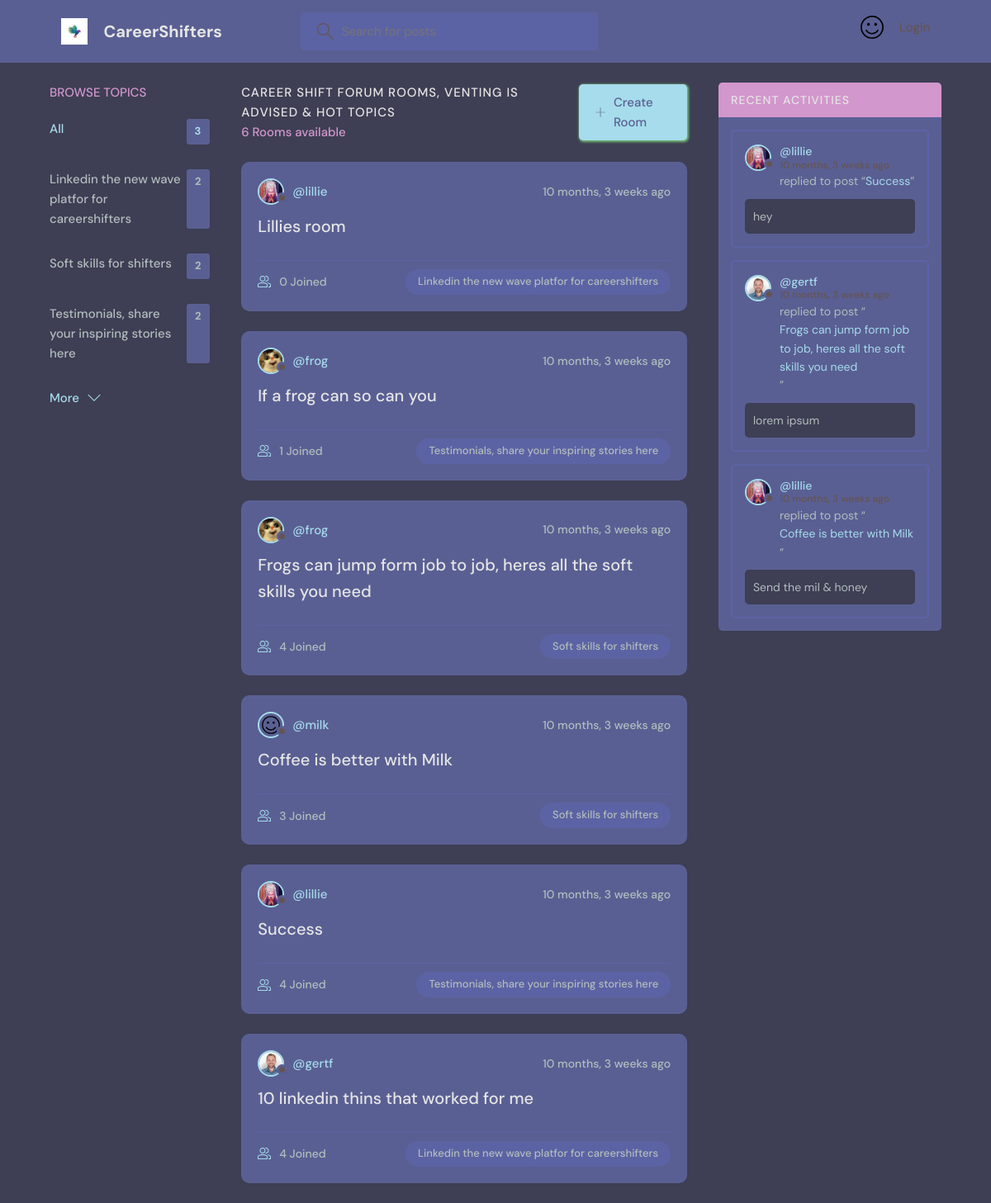
The app's page /, older data.
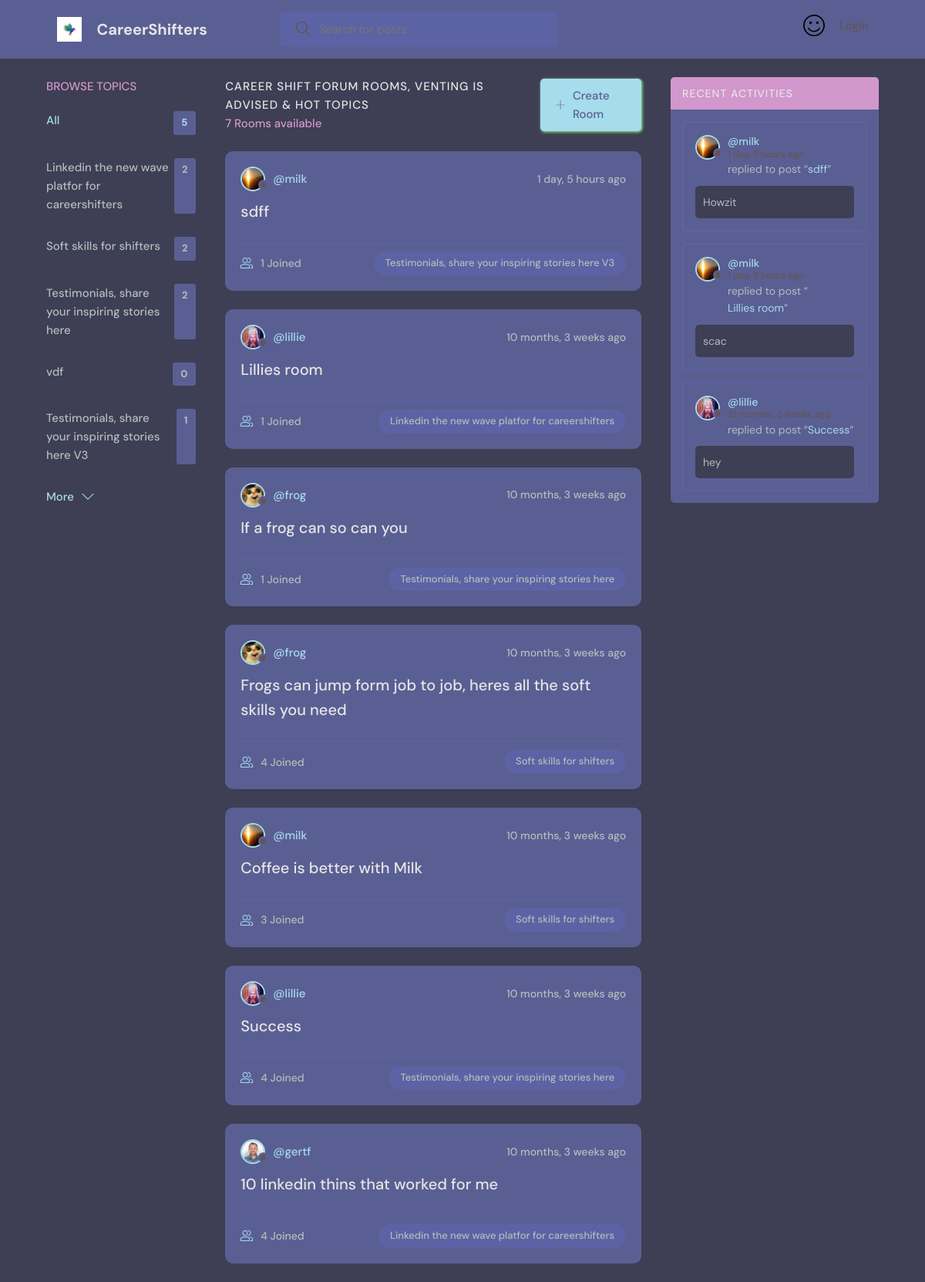
The same page, newer data.
### base/models.py (models this page shows, shortened)
class Topic(models.Model):
    name = models.CharField(max_length=200)

class Room(models.Model):
    host = models.ForeignKey(User, on_delete=models.SET_NULL, null=True)
    topic = models.ForeignKey(Topic, on_delete=models.SET_NULL, null=True)
    name = models.CharField(max_length=200)
    description = models.TextField(null=True, blank=True)
    participants = models.ManyToManyField(
        User, related_name='participants', blank=True)
    updated = models.DateTimeField(auto_now=True)
    created = models.DateTimeField(auto_now_add=True)
    class Meta:
        ordering = ['-updated', '-created']
    def __str__(self):
        return self.name

class User(AbstractUser):
    name = models.CharField(max_length=200, null=True)
    email = models.EmailField(unique=True, null=True)
    bio = models.TextField(null=True)
    avatar = models.ImageField(null=True, default="avatar.svg")
    USERNAME_FIELD = 'email'
    EMAIL_FIELD = 'email'
    REQUIRED_FIELDS =  ['username'] # added username, for super user

class Message(models.Model):
    user = models.ForeignKey(User, on_delete=models.CASCADE)
    room = models.ForeignKey(Room, on_delete=models.CASCADE)
    body = models.TextField()
    updated = models.DateTimeField(auto_now=True)
    created = models.DateTimeField(auto_now_add=True)
    class Meta:
        ordering = ['-updated', '-created']

### base/views.py (the view)
# urls.py: path('', views.home, name="home"), # Homepage
def home(request):
    q = request.GET.get('q') if request.GET.get('q') != None else ''
    rooms = Room.objects.filter(
        Q(topic__name__icontains=q) |
        Q(name__icontains=q) |
        Q(description__icontains=q)
    )
    topics = Topic.objects.all()[0:5]
    room_count = rooms.count()
    room_messages = Message.objects.filter(
        Q(room__topic__name__icontains=q))[0:3]
    context = {'rooms': rooms, 'topics': topics,
               'room_count': room_count, 'room_messages': room_messages}
    return render(request, 'base/home.html', context)

### base/templates/base/home.html (shortened to what this page needs)
{% extends 'main.html' %}
{% block content %}
<main class="layout layout--3">
  <div class="container">
    {% include 'base/topics_component.html' %}
    <div class="roomList">
      <div class="roomList__header">
        <div>
          <h2>Career Shift Forum Rooms, Venting is advised & hot topics</h2>
          <p>{{room_count}} Rooms available</p>
        </div>
        <a class="btn btn--main" href="{% url 'create-room' %}">
          <svg version="1.1" xmlns="http://www.w3.org/2000/svg" width="32" height="32" viewBox="0 0 32 32">
            <title>add</title>
            <path
              d="M16.943 0.943h-1.885v14.115h-14.115v1.885h14.115v14.115h1.885v-14.115h14.115v-1.885h-14.115v-14.115z">
            </path>
          </svg>
          Create Room
        </a>
      </div>
      {% include 'base/feed_component.html' %}
    </div>
    {% include 'base/activity_component.html' %}
  </div>
</main>
{% endblock %}

### base/templates/base/topics_component.html
<div class="topics">
    <div class="topics__header">
        <h2>Browse Topics</h2>
    </div>
    <ul class="topics__list">
        <li>
            <a href="{% url 'home' %}" class="active">All <span>{{topics.count}}</span></a>
        </li>
        {% for topic in topics %}
        <li>
            <a href="{% url 'home' %}?q={{topic.name}}">{{topic.name}}<span>{{topic.room_set.all.count}}</span></a>
        </li>
        {% endfor %}
    </ul>
    <a class="btn btn--link" href="{% url 'topics' %}">
        More
        <svg version="1.1" xmlns="http://www.w3.org/2000/svg" width="32" height="32" viewBox="0 0 32 32">
            <title>chevron-down</title>
            <path d="M16 21l-13-13h-3l16 16 16-16h-3l-13 13z"></path>
        </svg>
    </a>
</div>

### base/templates/base/feed_component.html (shortened to what this page needs)
{% for room in rooms %}
<div class="roomListRoom">
    <div class="roomListRoom__header">
        <a href="{% url 'user-profile' room.host.id %}" class="roomListRoom__author">
            <div class="avatar avatar--small">
                <img src="{{room.host.avatar.url}}" />
            </div>
            <span>@{{room.host.username}}</span>
        </a>
        <div class="roomListRoom__actions">
            <span>{{room.created|timesince}} ago</span>
        </div>
    </div>
    <div class="roomListRoom__content">
        <a href="{% url 'room' room.id %}">{{room.name}}</a>
    </div>
    <div class="roomListRoom__meta">
        <a href="{% url 'room' room.id %}" class="roomListRoom__joined">
            {{room.participants.all.count}} Joined
        </a>
        <p class="roomListRoom__topic">{{room.topic.name}}</p>
    </div>
</div>
{% endfor %}

### base/templates/base/activity_component.html (shortened to what this page needs)
<div class="activities">
    <div class="activities__header">
        <h2>Recent Activities</h2>
    </div>
    {% for message in room_messages %}
    <div class="activities__box">
        <div class="activities__boxHeader roomListRoom__header">
            <a href="{% url 'user-profile' message.user.id %}" class="roomListRoom__author">
                <div class="avatar avatar--small">
                    <img src="{{message.user.avatar.url}}" />
                </div>
                <p>
                    @{{message.user.username}}
                    <span>{{message.created|timesince}} ago</span>
                </p>
            </a>
        </div>
        <div class="activities__boxContent">
            <p>replied to post “<a href="{% url 'room' message.room.id %}">{{message.room}}</a>”</p>
            <div class="activities__boxRoomContent">{{message.body}}</div>
        </div>
    </div>
    {% endfor %}
</div>

Row changes from the older to the newer data that the page shows:
no longer on this page (row unchanged): Message: user.avatar (picture), user.username "gertf", created "10 months, 3 weeks", room "Frogs can jump form job to job, heres all the soft skills you need", body "lorem ipsum"
no longer on this page (row unchanged): Message: user.avatar (picture), user.username "lillie", room "Coffee is better with Milk", body "Send the mil & honey"
added Topic: name "vdf", room_set.all.count "0"
added Topic: name "Testimonials, share your inspiring stories here V3", room_set.all.count "1"
added Room: host.avatar (picture), host.username "milk", created "1 day, 5 hours", name "sdff", participants.all.count "1", topic.name "Testimonials, share your inspiring stories here V3"
computed for Room "Lillies room": participants.all.count "0" → "1"
changed through a linked row, Room "Coffee is better with Milk": host.avatar: picture added in place of a placeholder
added Message: user.avatar (picture), user.username "milk", room "sdff", body "Howzit"
added Message: user.avatar (picture), user.username "milk", room "Lillies room", body "scac"
Text that changed along with them:
{{ topics.count }}: "3" → "5"
{{ room_count }}: "6" → "7"
